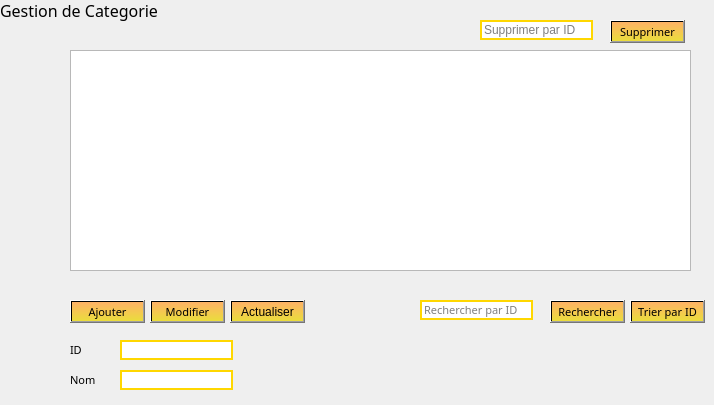
    <widget class="QWidget" name="tab_2">
     <attribute name="title">
      <string>Gestion de Categories</string>
     </attribute>
     <widget class="QPushButton" name="pushButton_recherche2">
      <property name="geometry">
       <rect>
        <x>550</x>
        <y>300</y>
        <width>75</width>
        <height>23</height>
       </rect>
      </property>
      <property name="font">
       <font>
        <family>MV Boli</family>
        <pointsize>8</pointsize>
        <weight>50</weight>
        <italic>false</italic>
        <bold>false</bold>
       </font>
      </property>
      <property name="styleSheet">
       <string notr="true">/*background-color: qradialgradient(spread:pad, cx:0.5, cy:0.5, radius:1.75, fx:0.5, fy:0.5, stop:0 rgba(255, 235, 235, 206), stop:0.35 rgba(255, 188, 188, 80), stop:0.4 rgba(255, 162, 162, 80), stop:0.425 rgba(255, 132, 132, 156), stop:0.44 rgba(252, 128, 128, 80), stop:1 rgba(255, 255, 255, 0));
color: rgb(255, 255, 255);
border:1px solid gold;*/
background-color: qlineargradient(spread:pad, x1:0, y1:0, x2:0, y2:1, stop:0 rgba(255, 178, 102, 255), stop:0.974874 rgba(235, 220, 61, 255), stop:0.98 rgba(0, 0, 0, 255), stop:1 rgba(0, 0, 0, 0));
font: 8pt &quot;MV Boli&quot;;
</string>
      </property>
      <property name="text">
       <string>Rechercher</string>
      </property>
     </widget>
     <widget class="QLineEdit" name="lineEdit_recherchecat">
      <property name="geometry">
       <rect>
        <x>420</x>
        <y>300</y>
        <width>113</width>
        <height>20</height>
       </rect>
      </property>
      <property name="font">
       <font>
        <family>MV Boli</family>
        <pointsize>8</pointsize>
        <weight>50</weight>
        <italic>false</italic>
        <bold>false</bold>
       </font>
      </property>
      <property name="styleSheet">
       <string notr="true">border:2px solid gold;</string>
      </property>
      <property name="inputMask">
       <string/>
      </property>
      <property name="text">
       <string/>
      </property>
      <property name="frame">
       <bool>true</bool>
      </property>
      <property name="placeholderText">
       <string>Rechercher par ID</string>
      </property>
      <property name="clearButtonEnabled">
       <bool>false</bool>
      </property>
     </widget>
     <widget class="QTableView" name="tabcat">
      <property name="geometry">
       <rect>
        <x>70</x>
        <y>50</y>
        <width>621</width>
        <height>221</height>
       </rect>
      </property>
      <property name="styleSheet">
       <string notr="true">/*background-color: qradialgradient(spread:pad, cx:0.499807, cy:0.489, radius:2.5, fx:0.499, fy:0.488909, stop:0.0795455 rgba(255, 255, 255,255), stop:0.6 rgba(100, 130, 255, 255));
border:1px solid gold;*/</string>
      </property>
     </widget>
     <widget class="QPushButton" name="pushButton_trier2">
      <property name="geometry">
       <rect>
        <x>630</x>
        <y>300</y>
        <width>75</width>
        <height>23</height>
       </rect>
      </property>
      <property name="font">
       <font>
        <family>MV Boli</family>
        <pointsize>8</pointsize>
        <weight>50</weight>
        <italic>false</italic>
        <bold>false</bold>
       </font>
      </property>
      <property name="styleSheet">
       <string notr="true">/*background-color: qradialgradient(spread:pad, cx:0.5, cy:0.5, radius:1.75, fx:0.5, fy:0.5, stop:0 rgba(255, 235, 235, 206), stop:0.35 rgba(255, 188, 188, 80), stop:0.4 rgba(255, 162, 162, 80), stop:0.425 rgba(255, 132, 132, 156), stop:0.44 rgba(252, 128, 128, 80), stop:1 rgba(255, 255, 255, 0));
color: rgb(255, 255, 255);
border:1px solid gold;*/
background-color: qlineargradient(spread:pad, x1:0, y1:0, x2:0, y2:1, stop:0 rgba(255, 178, 102, 255), stop:0.974874 rgba(235, 220, 61, 255), stop:0.98 rgba(0, 0, 0, 255), stop:1 rgba(0, 0, 0, 0));
font: 8pt &quot;MV Boli&quot;;</string>
      </property>
      <property name="text">
       <string>Trier par ID</string>
      </property>
     </widget>
     <widget class="QLineEdit" name="lineEdit_idcat">
      <property name="geometry">
       <rect>
        <x>120</x>
        <y>340</y>
        <width>113</width>
        <height>20</height>
       </rect>
      </property>
      <property name="styleSheet">
       <string notr="true">border:2px solid gold;</string>
      </property>
     </widget>
     <widget class="QLineEdit" name="lineEdit_nomcat">
      <property name="geometry">
       <rect>
        <x>120</x>
        <y>370</y>
        <width>113</width>
        <height>20</height>
       </rect>
      </property>
      <property name="styleSheet">
       <string notr="true">border:2px solid gold;</string>
      </property>
     </widget>
     <widget class="QLabel" name="label_40">
      <property name="geometry">
       <rect>
        <x>70</x>
        <y>340</y>
        <width>21</width>
        <height>20</height>
       </rect>
      </property>
      <property name="font">
       <font>
        <family>MV Boli</family>
        <pointsize>8</pointsize>
        <weight>50</weight>
        <italic>false</italic>
        <bold>false</bold>
       </font>
      </property>
      <property name="styleSheet">
       <string notr="true">
font: 8pt &quot;MV Boli&quot;;</string>
      </property>
      <property name="text">
       <string>ID</string>
      </property>
     </widget>
     <widget class="QLabel" name="label_41">
      <property name="geometry">
       <rect>
        <x>70</x>
        <y>370</y>
        <width>31</width>
        <height>20</height>
       </rect>
      </property>
      <property name="font">
       <font>
        <family>MV Boli</family>
        <pointsize>8</pointsize>
        <weight>50</weight>
        <italic>false</italic>
        <bold>false</bold>
       </font>
      </property>
      <property name="styleSheet">
       <string notr="true">

font: 8pt &quot;MV Boli&quot;;
</string>
      </property>
      <property name="text">
       <string>Nom</string>
      </property>
     </widget>
     <widget class="QPushButton" name="pushButton_ajouter2">
      <property name="geometry">
       <rect>
        <x>70</x>
        <y>300</y>
        <width>75</width>
        <height>23</height>
       </rect>
      </property>
      <property name="font">
       <font>
        <family>MV Boli</family>
        <pointsize>8</pointsize>
        <weight>50</weight>
        <italic>false</italic>
        <bold>false</bold>
       </font>
      </property>
      <property name="styleSheet">
       <string notr="true">/*background-color: qradialgradient(spread:pad, cx:0.5, cy:0.5, radius:1.75, fx:0.5, fy:0.5, stop:0 rgba(255, 235, 235, 206), stop:0.35 rgba(255, 188, 188, 80), stop:0.4 rgba(255, 162, 162, 80), stop:0.425 rgba(255, 132, 132, 156), stop:0.44 rgba(252, 128, 128, 80), stop:1 rgba(255, 255, 255, 0));
color: rgb(255, 255, 255);
border:1px solid gold;*/
background-color: qlineargradient(spread:pad, x1:0, y1:0, x2:0, y2:1, stop:0 rgba(255, 178, 102, 255), stop:0.974874 rgba(235, 220, 61, 255), stop:0.98 rgba(0, 0, 0, 255), stop:1 rgba(0, 0, 0, 0));
font: 8pt &quot;MV Boli&quot;;</string>
      </property>
      <property name="text">
       <string>Ajouter</string>
      </property>
     </widget>
     <widget class="QPushButton" name="pushButton_modifier2">
      <property name="geometry">
       <rect>
        <x>150</x>
        <y>300</y>
        <width>75</width>
        <height>23</height>
       </rect>
      </property>
      <property name="font">
       <font>
        <family>MV Boli</family>
        <pointsize>8</pointsize>
        <weight>50</weight>
        <italic>false</italic>
        <bold>false</bold>
       </font>
      </property>
      <property name="styleSheet">
       <string notr="true">/*background-color: qradialgradient(spread:pad, cx:0.5, cy:0.5, radius:1.75, fx:0.5, fy:0.5, stop:0 rgba(255, 235, 235, 206), stop:0.35 rgba(255, 188, 188, 80), stop:0.4 rgba(255, 162, 162, 80), stop:0.425 rgba(255, 132, 132, 156), stop:0.44 rgba(252, 128, 128, 80), stop:1 rgba(255, 255, 255, 0));
color: rgb(255, 255, 255);
border:1px solid gold;*/
background-color: qlineargradient(spread:pad, x1:0, y1:0, x2:0, y2:1, stop:0 rgba(255, 178, 102, 255), stop:0.974874 rgba(235, 220, 61, 255), stop:0.98 rgba(0, 0, 0, 255), stop:1 rgba(0, 0, 0, 0));
font: 8pt &quot;MV Boli&quot;;</string>
      </property>
      <property name="text">
       <string>Modifier</string>
      </property>
     </widget>
     <widget class="QPushButton" name="pushButton_supp2">
      <property name="geometry">
       <rect>
        <x>610</x>
        <y>20</y>
        <width>75</width>
        <height>23</height>
       </rect>
      </property>
      <property name="font">
       <font>
        <family>MV Boli</family>
        <pointsize>8</pointsize>
        <weight>50</weight>
        <italic>false</italic>
        <bold>false</bold>
       </font>
      </property>
      <property name="styleSheet">
       <string notr="true">/*border:1px solid gold;background-color: qradialgradient(spread:pad, cx:0.5, cy:0.5, radius:1.75, fx:0.5, fy:0.5, stop:0 rgba(255, 235, 235, 206), stop:0.35 rgba(255, 188, 188, 80), stop:0.4 rgba(255, 162, 162, 80), stop:0.425 rgba(255, 132, 132, 156), stop:0.44 rgba(252, 128, 128, 80), stop:1 rgba(255, 255, 255, 0));
color: rgb(255, 255, 255);*/
background-color: qlineargradient(spread:pad, x1:0, y1:0, x2:0, y2:1, stop:0 rgba(255, 178, 102, 255), stop:0.974874 rgba(235, 220, 61, 255), stop:0.98 rgba(0, 0, 0, 255), stop:1 rgba(0, 0, 0, 0));
font: 8pt &quot;MV Boli&quot;;</string>
      </property>
      <property name="text">
       <string>Supprimer</string>
      </property>
     </widget>
     <widget class="QLineEdit" name="lineEdit_suppcat">
      <property name="geometry">
       <rect>
        <x>480</x>
        <y>20</y>
        <width>113</width>
        <height>20</height>
       </rect>
      </property>
      <property name="styleSheet">
       <string notr="true">border:2px solid gold;</string>
      </property>
      <property name="inputMask">
       <string/>
      </property>
      <property name="text">
       <string/>
      </property>
      <property name="placeholderText">
       <string>Supprimer par ID</string>
      </property>
     </widget>
     <widget class="QLabel" name="label_7">
      <property name="geometry">
       <rect>
        <x>-10</x>
        <y>-10</y>
        <width>191</width>
        <height>51</height>
       </rect>
      </property>
      <property name="text">
       <string/>
      </property>
      <property name="pixmap">
       <pixmap>../../Downloads/super v2.0/1.png</pixmap>
      </property>
     </widget>
     <widget class="QLabel" name="label_12">
      <property name="geometry">
       <rect>
        <x>0</x>
        <y>0</y>
        <width>161</width>
        <height>21</height>
       </rect>
      </property>
      <property name="font">
       <font>
        <family>MV Boli</family>
        <pointsize>12</pointsize>
        <weight>50</weight>
        <italic>false</italic>
        <bold>false</bold>
       </font>
      </property>
      <property name="styleSheet">
       <string notr="true">font: 12pt &quot;MV Boli&quot;;</string>
      </property>
      <property name="text">
       <string>Gestion de Categorie</string>
      </property>
     </widget>
     <widget class="QLabel" name="label_19">
      <property name="geometry">
       <rect>
        <x>130</x>
        <y>380</y>
        <width>111</width>
        <height>16</height>
       </rect>
      </property>
      <property name="text">
       <string/>
      </property>
      <property name="pixmap">
       <pixmap>../../Downloads/super v2.0/blue.png</pixmap>
      </property>
     </widget>
     <widget class="QLabel" name="label_20">
      <property name="geometry">
       <rect>
        <x>130</x>
        <y>350</y>
        <width>111</width>
        <height>16</height>
       </rect>
      </property>
      <property name="text">
       <string/>
      </property>
      <property name="pixmap">
       <pixmap>../../Downloads/super v2.0/blue.png</pixmap>
      </property>
     </widget>
     <widget class="QLabel" name="label_21">
      <property name="geometry">
       <rect>
        <x>80</x>
        <y>70</y>
        <width>621</width>
        <height>211</height>
       </rect>
      </property>
      <property name="text">
       <string/>
      </property>
      <property name="pixmap">
       <pixmap>../../Downloads/super v2.0/blue.png</pixmap>
      </property>
     </widget>
     <widget class="QLabel" name="label_22">
      <property name="geometry">
       <rect>
        <x>430</x>
        <y>310</y>
        <width>111</width>
        <height>16</height>
       </rect>
      </property>
      <property name="text">
       <string/>
      </property>
      <property name="pixmap">
       <pixmap>../../Downloads/super v2.0/blue.png</pixmap>
      </property>
     </widget>
     <widget class="QLabel" name="label_23">
      <property name="geometry">
       <rect>
        <x>490</x>
        <y>30</y>
        <width>111</width>
        <height>16</height>
       </rect>
      </property>
      <property name="text">
       <string/>
      </property>
      <property name="pixmap">
       <pixmap>../../Downloads/super v2.0/blue.png</pixmap>
      </property>
     </widget>
     <widget class="QPushButton" name="pushButton_2">
      <property name="geometry">
       <rect>
        <x>230</x>
        <y>300</y>
        <width>75</width>
        <height>23</height>
       </rect>
      </property>
      <property name="styleSheet">
       <string notr="true">/*background-color: qradialgradient(spread:pad, cx:0.5, cy:0.5, radius:1.75, fx:0.5, fy:0.5, stop:0 rgba(255, 235, 235, 206), stop:0.35 rgba(255, 188, 188, 80), stop:0.4 rgba(255, 162, 162, 80), stop:0.425 rgba(255, 132, 132, 156), stop:0.44 rgba(252, 128, 128, 80), stop:1 rgba(255, 255, 255, 0));
color: rgb(255, 255, 255);
border:1px solid gold;*/
background-color: qlineargradient(spread:pad, x1:0, y1:0, x2:0, y2:1, stop:0 rgba(255, 178, 102, 255), stop:0.974874 rgba(235, 220, 61, 255), stop:0.98 rgba(0, 0, 0, 255), stop:1 rgba(0, 0, 0, 0));
font: 8pt &quot;MV Boli&quot;;</string>
      </property>
      <property name="text">
       <string>Actualiser</string>
      </property>
     </widget>
     <zorder>label_23</zorder>
     <zorder>label_22</zorder>
     <zorder>label_21</zorder>
     <zorder>label_19</zorder>
     <zorder>label_20</zorder>
     <zorder>pushButton_recherche2</zorder>
     <zorder>lineEdit_recherchecat</zorder>
     <zorder>tabcat</zorder>
     <zorder>pushButton_trier2</zorder>
     <zorder>lineEdit_idcat</zorder>
     <zorder>lineEdit_nomcat</zorder>
     <zorder>label_40</zorder>
     <zorder>label_41</zorder>
     <zorder>pushButton_ajouter2</zorder>
     <zorder>pushButton_modifier2</zorder>
     <zorder>pushButton_supp2</zorder>
     <zorder>lineEdit_suppcat</zorder>
     <zorder>label_7</zorder>
     <zorder>label_12</zorder>
     <zorder>pushButton_2</zorder>
    </widget>
